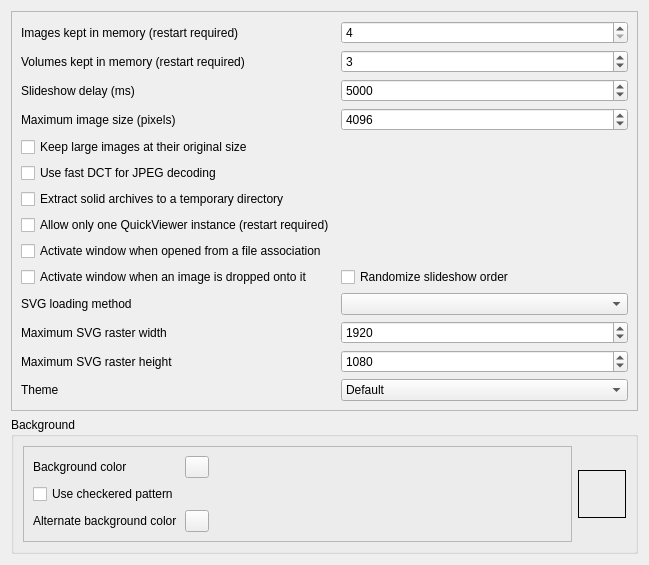
         <widget class="QWidget" name="scrollAreaWidgetContents_2">
          <property name="geometry">
           <rect>
            <x>0</x>
            <y>0</y>
            <width>649</width>
            <height>492</height>
           </rect>
          </property>
          <layout class="QVBoxLayout" name="verticalLayout_9">
           <item>
            <widget class="QFrame" name="frame">
             <property name="sizePolicy">
              <sizepolicy hsizetype="MinimumExpanding" vsizetype="Minimum">
               <horstretch>0</horstretch>
               <verstretch>0</verstretch>
              </sizepolicy>
             </property>
             <property name="frameShape">
              <enum>QFrame::StyledPanel</enum>
             </property>
             <property name="frameShadow">
              <enum>QFrame::Raised</enum>
             </property>
             <layout class="QFormLayout" name="formLayout_2">
              <item row="0" column="0">
               <widget class="QLabel" name="label_4">
                <property name="sizePolicy">
                 <sizepolicy hsizetype="MinimumExpanding" vsizetype="Preferred">
                  <horstretch>0</horstretch>
                  <verstretch>0</verstretch>
                 </sizepolicy>
                </property>
                <property name="toolTip">
                 <string>Increasing the number, the behavior of &quot;NextImage&quot; / &quot;PrevImage&quot; improves but, increases memory consumption. 6 is appropriate for 32 bit version.</string>
                </property>
                <property name="text">
                 <string extracomment="Maximum number of images that an application simultaneously manages on memory">Images kept in memory (restart required)</string>
                </property>
               </widget>
              </item>
              <item row="0" column="1">
               <widget class="QSpinBox" name="spinImages">
                <property name="toolTip">
                 <string>Increasing the number, the behavior of &quot;NextImage&quot; / &quot;PrevImage&quot; improves but, increases memory consumption. 6 is appropriate for 32 bit version.</string>
                </property>
                <property name="minimum">
                 <number>4</number>
                </property>
                <property name="value">
                 <number>4</number>
                </property>
               </widget>
              </item>
              <item row="1" column="0">
               <widget class="QLabel" name="label">
                <property name="sizePolicy">
                 <sizepolicy hsizetype="MinimumExpanding" vsizetype="Preferred">
                  <horstretch>0</horstretch>
                  <verstretch>0</verstretch>
                 </sizepolicy>
                </property>
                <property name="toolTip">
                 <string>Increasing the number, the behavior of &quot;NextVolume&quot; / &quot;PrevVolume&quot; improves but, increases memory consumption. 1 is appropriate for 32 bit version.</string>
                </property>
                <property name="text">
                 <string extracomment="Maximum number of volumes that an application simultaneously manages on memory">Volumes kept in memory (restart required)</string>
                </property>
               </widget>
              </item>
              <item row="1" column="1">
               <widget class="QSpinBox" name="spinVolumes">
                <property name="toolTip">
                 <string>Increasing the number, the behavior of &quot;NextVolume&quot; / &quot;PrevVolume&quot; improves but, increases memory consumption. 1 is appropriate for 32 bit version.</string>
                </property>
                <property name="minimum">
                 <number>1</number>
                </property>
                <property name="value">
                 <number>3</number>
                </property>
               </widget>
              </item>
              <item row="2" column="0">
               <widget class="QLabel" name="label_2">
                <property name="toolTip">
                 <string>Higher values display each image for longer.</string>
                </property>
                <property name="text">
                 <string extracomment="Wait time when images are automatically switched in slide show">Slideshow delay (ms)</string>
                </property>
               </widget>
              </item>
              <item row="2" column="1">
               <widget class="QSpinBox" name="spinSlideshow">
                <property name="toolTip">
                 <string>Higher values display each image for longer.</string>
                </property>
                <property name="minimum">
                 <number>500</number>
                </property>
                <property name="maximum">
                 <number>20000</number>
                </property>
                <property name="singleStep">
                 <number>500</number>
                </property>
                <property name="value">
                 <number>5000</number>
                </property>
               </widget>
              </item>
              <item row="4" column="0">
               <widget class="QLabel" name="label_5">
                <property name="toolTip">
                 <string>Increasing the value will degrade performance. Approximately twice the value of your display is appropriate.</string>
                </property>
                <property name="text">
                 <string extracomment="Keeping a huge image as it is will degrade performance, so if it is larger than this value it automatically shrinks">Maximum image size (pixels)</string>
                </property>
               </widget>
              </item>
              <item row="4" column="1">
               <!-- Keep this range in step with QVApplication::TextureSizeSettingMin/Max. -->
               <widget class="QSpinBox" name="spinMaxTextureSize">
                <property name="toolTip">
                 <string>Increasing the value will degrade performance. Approximately twice the value of your display is appropriate.</string>
                </property>
                <property name="minimum">
                 <number>1024</number>
                </property>
                <property name="maximum">
                 <number>16384</number>
                </property>
                <property name="singleStep">
                 <number>1</number>
                </property>
                <property name="value">
                 <number>4096</number>
                </property>
               </widget>
              </item>
              <item row="5" column="0">
               <widget class="QCheckBox" name="checkBoxDontShrinkForLargeImage">
                <property name="toolTip">
                 <string>Disables automatic downscaling when loading large images. This may reduce performance.</string>
                </property>
                <property name="text">
                 <string>Keep large images at their original size</string>
                </property>
               </widget>
              </item>
              <item row="7" column="0">
               <widget class="QCheckBox" name="checkBoxUseFastDctForJPEG">
                <property name="toolTip">
                 <string>Speeds up JPEG decoding at the cost of some image quality.</string>
                </property>
                <property name="text">
                 <string extracomment="Option to use TJFLAG_FASTDCT on libjpeg-turbo">Use fast DCT for JPEG decoding</string>
                </property>
               </widget>
              </item>
              <item row="8" column="0">
               <widget class="QCheckBox" name="checkBoxExtractSolidToTemporary">
                <property name="toolTip">
                 <string>Initial extraction takes longer, but switching images is faster afterward.</string>
                </property>
                <property name="text">
                 <string extracomment="Flag to expand contents of solid compressed archive to temporary directory">Extract solid archives to a temporary directory</string>
                </property>
               </widget>
              </item>
              <item row="9" column="0">
               <widget class="QCheckBox" name="checkBoxProhibitMultipleRunning">
                <property name="text">
                 <string>Allow only one QuickViewer instance (restart required)</string>
                </property>
               </widget>
              </item>
              <item row="10" column="0">
               <widget class="QCheckBox" name="checkBoxTopWindowWhenRunWithAssoc">
                <property name="text">
                 <string comment="Check box to activate the window when activated by image association">Activate window when opened from a file association</string>
                </property>
               </widget>
              </item>
              <item row="11" column="0">
               <widget class="QCheckBox" name="checkBoxTopWindowWhenDropped">
                <property name="text">
                 <string comment="Check box to activate the window when an image dropped on">Activate window when an image is dropped onto it</string>
                </property>
               </widget>
              </item>
              <item row="11" column="1">
               <widget class="QCheckBox" name="checkBoxSlideshowRandomly">
                <property name="text">
                 <string extracomment="The text of the check box. Slideshow usually moves to the next page in the current sorting order, but displays it in random order">Randomize slideshow order</string>
                </property>
               </widget>
              </item>
              <item row="13" column="0">
               <widget class="QLabel" name="labelSvgLoaderSelector">
                <property name="text">
                 <string>SVG loading method</string>
                </property>
               </widget>
              </item>
              <item row="13" column="1">
               <widget class="QComboBox" name="comboBoxHowToLoadSVG">
               <property name="sizePolicy">
                <sizepolicy hsizetype="Preferred" vsizetype="Fixed">
                 <horstretch>0</horstretch>
                 <verstretch>0</verstretch>
                </sizepolicy>
               </property>
               </widget>
              </item>
              <item row="14" column="0">
               <widget class="QLabel" name="labelSvgRasterMaximumWidth">
                <property name="text">
                 <string>Maximum SVG raster width</string>
                </property>
               </widget>
              </item>
              <item row="14" column="1">
               <widget class="QSpinBox" name="spinSvgRasterMaximumWidth">
                <property name="minimum">
                 <number>100</number>
                </property>
                <property name="maximum">
                 <number>10000</number>
                </property>
                <property name="value">
                 <number>1920</number>
                </property>
               </widget>
              </item>
              <item row="15" column="0">
               <widget class="QLabel" name="labelSvgRasterMaximumHeight">
                <property name="text">
                 <string>Maximum SVG raster height</string>
                </property>
               </widget>
              </item>
              <item row="15" column="1">
               <widget class="QSpinBox" name="spinSvgRasterMaximumHeight">
                <property name="minimum">
                 <number>100</number>
                </property>
                <property name="maximum">
                 <number>10000</number>
                </property>
                <property name="value">
                 <number>1080</number>
                </property>
               </widget>
              </item>
              <item row="16" column="0">
               <widget class="QLabel" name="labelThemeSelector">
                <property name="text">
                 <string>Theme</string>
                </property>
               </widget>
              </item>
              <item row="16" column="1">
               <widget class="QComboBox" name="comboBoxThemeSelector">
                <property name="sizePolicy">
                 <sizepolicy hsizetype="Preferred" vsizetype="Fixed">
                  <horstretch>0</horstretch>
                  <verstretch>0</verstretch>
                 </sizepolicy>
                </property>
                <item>
                 <property name="text">
                  <string>Default</string>
                 </property>
                </item>
                <item>
                 <property name="text">
                  <string>Dark</string>
                 </property>
                </item>
               </widget>
              </item>
             </layout>
            </widget>
           </item>
           <item>
            <widget class="QGroupBox" name="groupBox">
             <property name="sizePolicy">
              <sizepolicy hsizetype="Preferred" vsizetype="Fixed">
               <horstretch>0</horstretch>
               <verstretch>0</verstretch>
              </sizepolicy>
             </property>
             <property name="title">
              <string extracomment="Title of frame to change background color or pattern">Background</string>
             </property>
             <layout class="QHBoxLayout" name="horizontalLayout">
              <item>
               <widget class="QFrame" name="frame_2">
                <property name="frameShape">
                 <enum>QFrame::StyledPanel</enum>
                </property>
                <property name="frameShadow">
                 <enum>QFrame::Raised</enum>
                </property>
                <layout class="QFormLayout" name="formLayout">
                 <item row="0" column="0">
                  <widget class="QLabel" name="label_3">
                   <property name="sizePolicy">
                    <sizepolicy hsizetype="MinimumExpanding" vsizetype="Preferred">
                     <horstretch>0</horstretch>
                     <verstretch>0</verstretch>
                    </sizepolicy>
                   </property>
                   <property name="text">
                    <string>Background color</string>
                   </property>
                  </widget>
                 </item>
                 <item row="0" column="1">
                  <widget class="QPushButton" name="btnColorSelect">
                   <property name="maximumSize">
                    <size>
                     <width>24</width>
                     <height>24</height>
                    </size>
                   </property>
                   <property name="text">
                    <string notr="true"/>
                   </property>
                   <property name="iconSize">
                    <size>
                     <width>16</width>
                     <height>16</height>
                    </size>
                   </property>
                  </widget>
                 </item>
                 <item row="1" column="0">
                  <widget class="QCheckBox" name="checkBoxCheckeredPattern">
                   <property name="text">
                    <string extracomment="Function to make the background of the application a pattern of chessboard">Use checkered pattern</string>
                   </property>
                  </widget>
                 </item>
                 <item row="2" column="0">
                  <widget class="QLabel" name="labelColor2">
                   <property name="text">
                    <string>Alternate background color</string>
                   </property>
                  </widget>
                 </item>
                 <item row="2" column="1">
                  <widget class="QPushButton" name="btnColorSelect2">
                   <property name="maximumSize">
                    <size>
                     <width>24</width>
                     <height>24</height>
                    </size>
                   </property>
                   <property name="text">
                    <string notr="true"/>
                   </property>
                   <property name="iconSize">
                    <size>
                     <width>16</width>
                     <height>16</height>
                    </size>
                   </property>
                  </widget>
                 </item>
                </layout>
               </widget>
              </item>
              <item>
               <widget class="QLabel" name="labelBgSample">
                <property name="minimumSize">
                 <size>
                  <width>48</width>
                  <height>48</height>
                 </size>
                </property>
                <property name="maximumSize">
                 <size>
                  <width>48</width>
                  <height>48</height>
                 </size>
                </property>
                <property name="frameShape">
                 <enum>QFrame::Box</enum>
                </property>
                <property name="text">
                 <string notr="true"/>
                </property>
               </widget>
              </item>
             </layout>
            </widget>
           </item>
          </layout>
         </widget>
